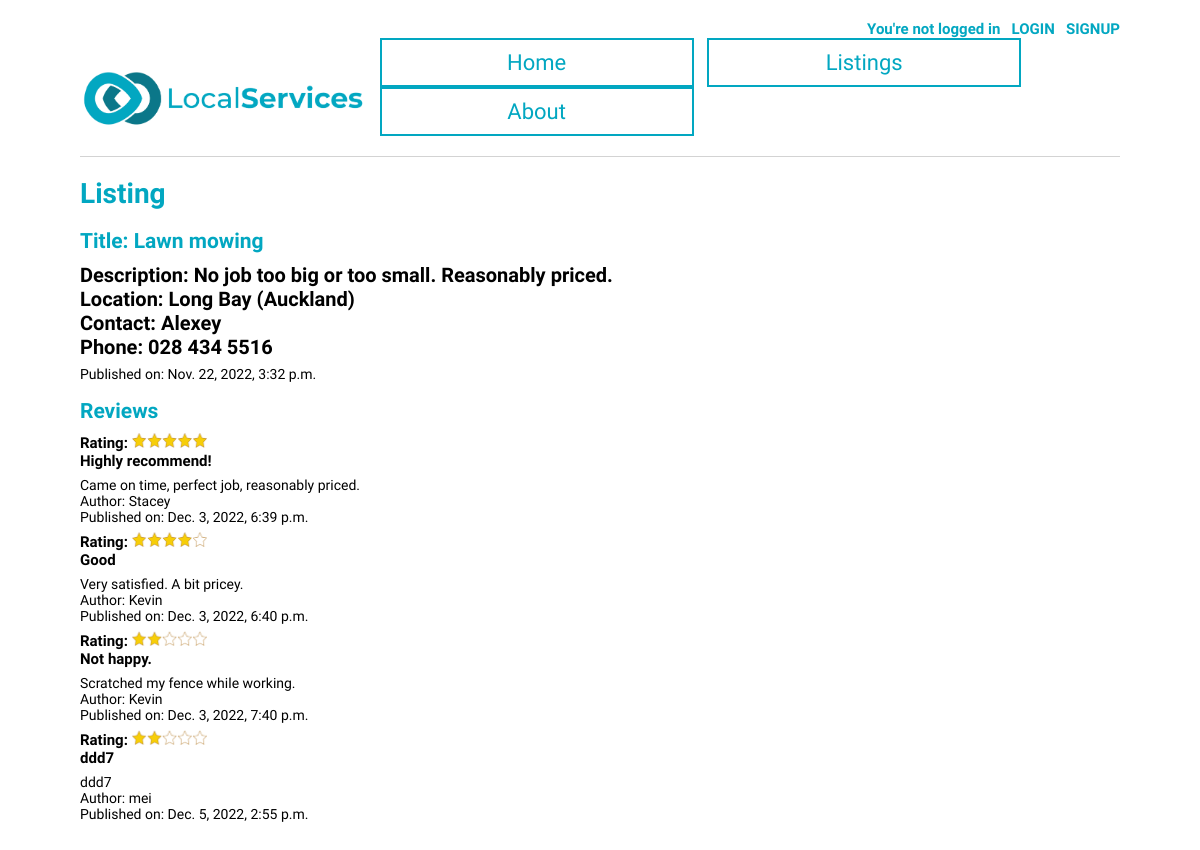
The page /classified/4/ on the database as committed earlier.
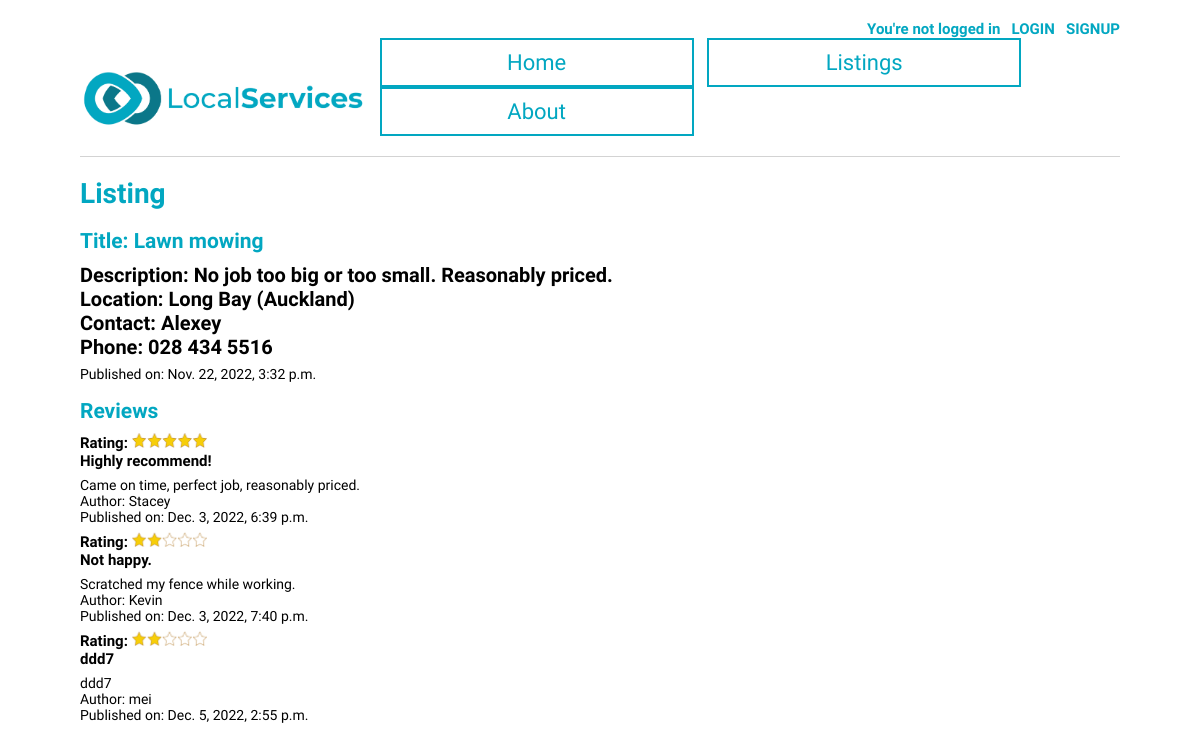
The same page on the database as committed later.
### LocalServicesBoard/models.py (models this page shows, shortened)
class Classified (models.Model):
    title = models.CharField(max_length=100)
    body = models.TextField(max_length=300)
    area = models.TextField(max_length=50)
    author = models.ForeignKey(settings.AUTH_USER_MODEL, on_delete=models.CASCADE)
    phone = models.CharField (max_length=30, default="")
    date = models.DateTimeField(default=datetime.now, blank=True)

class Review (models.Model):
    classified = models.ForeignKey(Classified, on_delete=models.CASCADE, null=True)
    author = models.ForeignKey(settings.AUTH_USER_MODEL, on_delete=models.CASCADE)
    rating = models.IntegerField(choices=[(i, i) for i in range(1, 6, 1)])
    title = models.CharField(max_length=100)
    body = models.TextField(max_length=300)
    date = models.DateTimeField(default=datetime.now, blank=True)

### LocalServicesBoard/views.py (the view, shortened to what this page needs)
# urls.py: path("classified/<int:pk>/", ClassifiedDetailsView.as_view(), name = "classified_detail"),
class ClassifiedDetailsView(DetailView):
    model = Classified
    template_name = "classified_detail.html"
    def get(self, request, *args, **kwargs):
        view = ReviewGet.as_view()
        return view(request, *args, **kwargs)

### LocalServicesBoard/views.py (called while the page is built)
    def get_context_data(self, **kwargs):
        context = super().get_context_data(**kwargs)
        context["form"] = ReviewForm()
        return context

### templates/classified_detail.html (shortened to what this page needs)
{% extends "base.html" %}
{% load static %}
{% load crispy_forms_tags %}
{% block content %}
  <div class="tour-entry">
    <h1>Listing</h1>
    <h2>Title: {{ classified.title }}</h2>
    <h4>Description: {{ classified.body }}
      <br>
       Location: {{ classified.area }}
       <br>
       Contact: {{classified.author.first_name}}
       <br>
       Phone: {{classified.phone}}</h4>
        Published on: {{classified.date}}
    <h2>Reviews</h2>
    {% if classified.review_set.count == 0 %}
        <h4>No reviews yet</h4>
    {% else %}
    {% for review in classified.review_set.all %}
    <div>
      <h6>Rating:
        {% if review.rating == 1 %}
        <img src="{% static 'images/1star.png' %}" alt="1star" width="75" height="15" >
        {% elif review.rating == 2 %}
        <img src="{% static 'images/2stars.png' %}" alt="2stars" width="75" height="15" >
        {% elif review.rating == 3 %}
        <img src="{% static 'images/3stars.png' %}" alt="3stars" width="75" height="15" >
        {% elif review.rating == 4 %}
        <img src="{% static 'images/4stars.png' %}" alt="4stars" width="75" height="15" >
        {% elif review.rating == 5 %}
        <img src="{% static 'images/5stars.png' %}" alt="5stars" width="75" height="15" >
        {% endif %}
        <br>
        {{ review.title }}</h6>
        {{review.body}}
        <br>
       Author: {{review.author.first_name}}<br>
       Published on: {{review.date}}<br>
    </div>
    {% endfor %}
    {% endif %}
    <br>
  </div>
{% endblock content %}

### templates/base.html (shortened to what this page needs)
{% load static %}
<!DOCTYPE html>
<html lang="en">
<head>
    <link rel="stylesheet" href="{% static 'css/base.css' %}">
</head>
<body>
    {% if user.is_authenticated %}
    <h5> Hi, {{user.first_name}} &nbsp <a href="{% url 'logout' %}" >LOG OUT</a></h5>
    {% else %}
    <h5>You're not logged in &nbsp <a href="{% url 'login' %}" >LOGIN</a> &nbsp <a href="{% url 'signup' %}">SIGNUP</a></h5>
    {% endif %}
    <header>
        <p1><img src="{% static 'images/localServicesLogo.png' %}" alt="logo-image" height="60" ></p1>
        <div>
            <a href="{% url 'home' %}" class="button-base">Home</a>
            <a href="{% url 'classifieds' %}" class="button-base">Listings</a>
            <a href="{% url 'about' %}" class="button-base">About</a>
        </div>
    </header>
{% block content %} {% endblock content %}
</body>
</html>

### static/css/base.css (style rules this page uses)
body { font-family: 'Source Sans Pro', sans-serif; font-size: 14px; text-decoration: none; margin: 20px 80px 20px 80px; }
header { border-bottom: 1px solid lightgrey; margin-bottom: 20px; padding-bottom: 20px; display: flex; text-decoration: none; align-items: flex-end; justify-content: space-between; }
p1 { color: #02A7C1; text-decoration: none; font-size: 30px; font-weight: bold; margin-top: 20px; }
.button-base { border: 2px solid #02A7C1; min-width: 270px; font-size: 22px; display: inline-block; text-align: center; padding: 10px 20px; margin-left: 10px; background-color: white; color: #02A7C1 !important; cursor: pointer; }
a { color: #02A7C1; text-decoration: none; margin-left: 0px; margin-top: 0px; }
.tour-entry h2 { color: #02A7C1; text-decoration: none; }
h5 { text-align: right; text-decoration: none; color: #02A7C1; font-size: 15px; font-weight: bold; margin: 0px; }
h4 { font-size: 20px; text-decoration: #333636; margin-bottom: 7px; margin-top: 7px; }
h6 { font-size: 15px; margin-bottom: 7px; margin-top: 7px; }
h2 { margin-bottom: 10px; }
h1 { font-weight: bold; color: #02A7C1; }

Rows that differ between the two databases and show on the page:
removed Review: rating 4 (drawn), title "Good", body "Very satisfied. A bit pricey.", author.first_name "Kevin", date "Dec. 3, 2022, 6:40 p.m."
